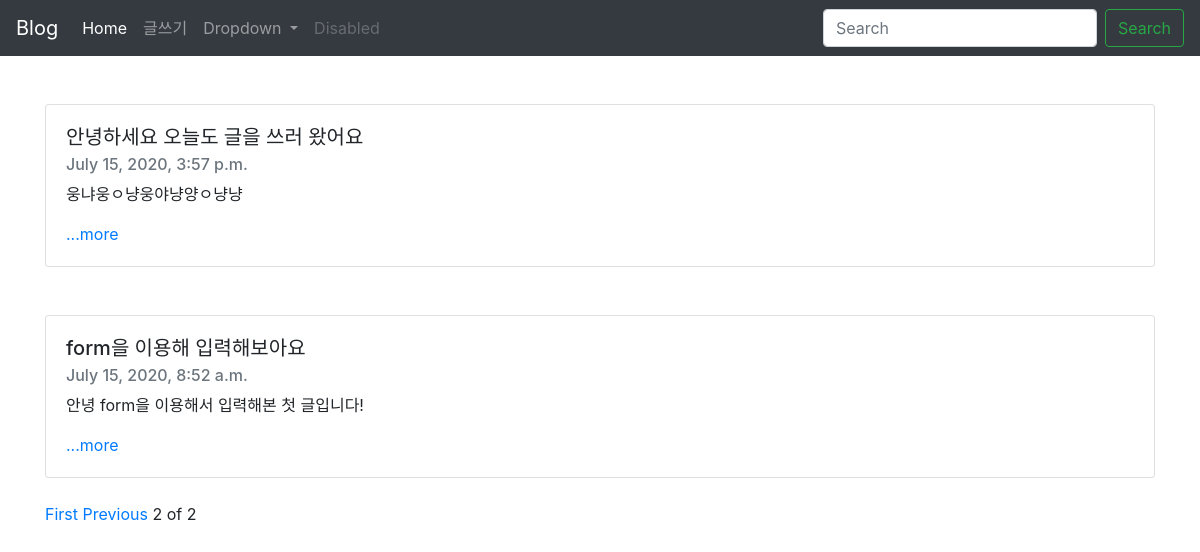
Screenshot of /?page=2 with the database file from the repository.
### blogapp/models.py (models this page shows, shortened)
class Blog(models.Model):
    title = models.CharField(max_length=200)
    pub_date = models.DateTimeField('date published')
    body = models.TextField()
    def summary(self):
        return self.body[:100]

### blogapp/views.py (the view)
# urls.py: 2. Add a URL to urlpatterns:  path('', views.home, name='home')
def home(request):
    blogs = Blog.objects
    blog_list=Blog.objects.all()
    paginator = Paginator(blog_list,3)
    page = request.GET.get('page')
    posts = paginator.get_page(page)
    return render(request,'home.html',{'blogs':blogs,'posts':posts})

### blogapp/templates/home.html (shortened to what this page needs)
{% extends 'base.html' %}
{% block content %}
<br>
{% for blog in posts %}
<br>
<div class="container">
    <div class="card">
        <div class="card-body">
            <h5 class="card-title">{{blog.title}}</h5>
            <h6 class="card-subtitle mb-2 text-muted">{{blog.pub_date}}</h6>
            <p class="card-text">{{blog.summary}}</p>
            <a href="{%url 'detail' blog.id%}" class="card-link">...more</a>
        </div>
    </div><br>
</div>
{%endfor%}
<div class="container">
    {%if posts.has_previous%}
    <a href="?page=1">First</a>
    <a href="?page={{posts.previous_page_number}}">Previous</a>
    {%endif%}
    <span>{{posts.number}}</span>
    <span>of</span>
    <span>{{posts.paginator.num_pages}}</span>
</div>
{%endblock%}

### rows the page displays
Blog: title "안녕하세요 오늘도 글을 쓰러 왔어요", pub_date "July 15, 2020, 3:57 p.m.", summary "웅냐웅ㅇ냥웅야냥양ㅇ냥냥"
Blog: title "form을 이용해 입력해보아요", pub_date "July 15, 2020, 8:52 a.m.", summary "안녕 form을 이용해서 입력해본 첫 글입니다!"

### other values shown
{{ posts.number }} "2"
{{ posts.paginator.num_pages }} "2"
